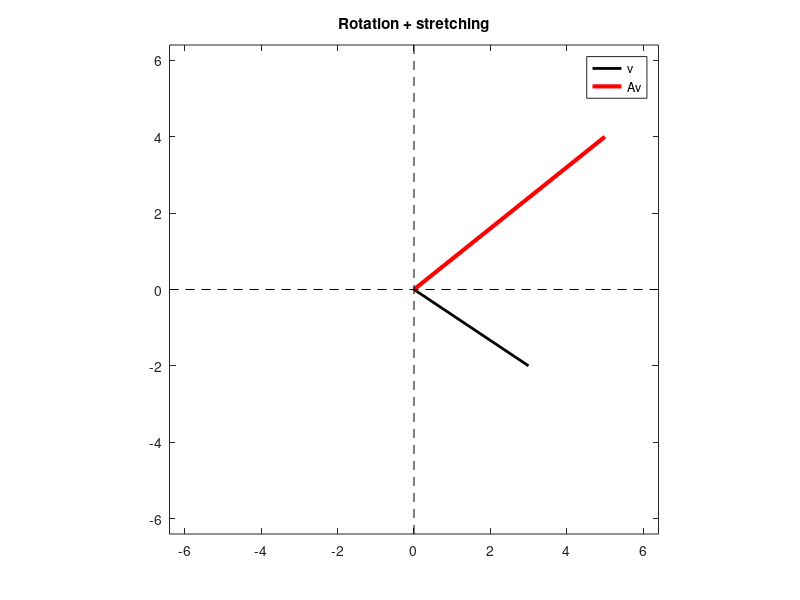
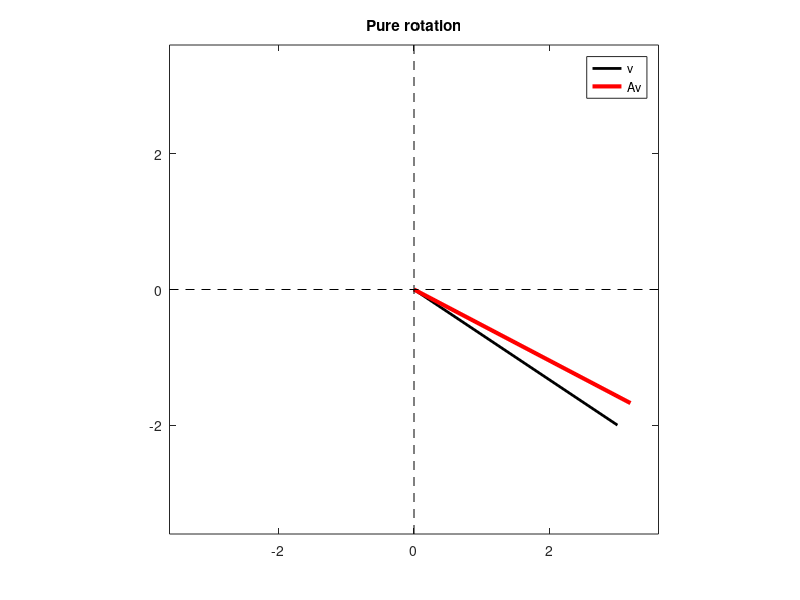

These charts were generated, in order, by the following MATLAB code:
%%
%     COURSE: Linear algebra: theory and implementation
%    SECTION: Matrix multiplication
%      VIDEO: 2D transformation matrices
% Instructor: sincxpress.com
% Course url: https://www.udemy.com/course/linear-algebra-theory-and-implementation/?couponCode=202110
%
%%


% 2D input vector
v = [ 3 -2 ];

% 2x2 transformation matrix
A = [ 1 -1;
      2  1 ];

% output vector is Av (convert v to column)
w = A*v';


% plot them
figure(1), clf

% the main plotting line:
plot([0 v(1)],[0 v(2)],'k','linew',2)
hold on
plot([0 w(1)],[0 w(2)],'r','linew',3)


% this code just makes the plot look nicer
axis square
axis([ -1 1 -1 1 ]*max([norm(v) norm(w)]))
hold on
plot(get(gca,'xlim'),[0 0],'k--')
plot([0 0],get(gca,'ylim'),'k--')
legend({'v';'Av'})
title('Rotation + stretching')

%% pure rotation matrix

% 2D input vector
v = [ 3 -2 ];

% rotation angle (specify in radians)
theta = pi/30;

% 2x2 transformation matrix
A = [ cos(theta) -sin(theta);
      sin(theta) cos(theta) ];

% output vector is Av (convert v to column)
w = A*v';


% plot them
figure(2), clf

% the main plotting line:
plot([0 v(1)],[0 v(2)],'k','linew',2)
hold on
plot([0 w(1)],[0 w(2)],'r','linew',3)


% this code just makes the plot look nicer
axis square
axis([ -1 1 -1 1 ]*max([norm(v) norm(w)]))
hold on
plot(get(gca,'xlim'),[0 0],'k--')
plot([0 0],get(gca,'ylim'),'k--')
legend({'v';'Av'})
title('Pure rotation')

%% done.
